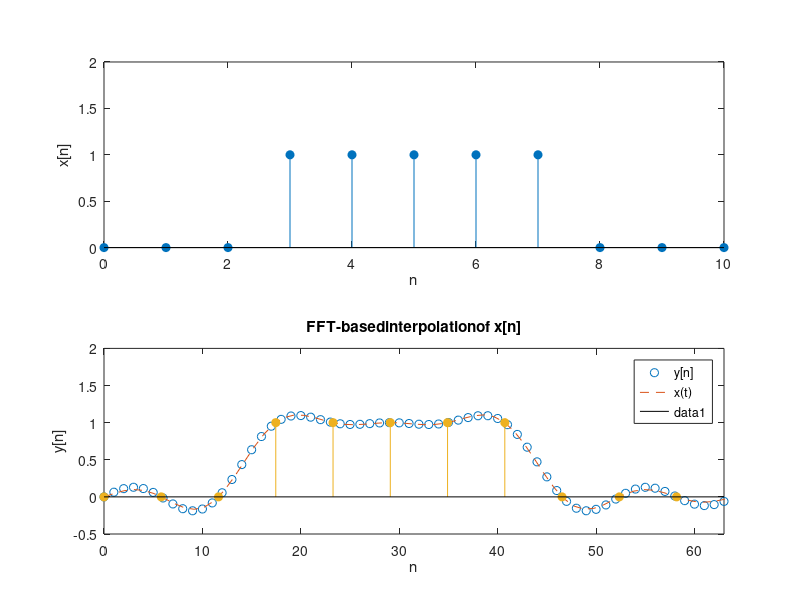

Source code (MATLAB):
N = 11;
M = 64;

n=0:N-1;
x =  (n > N/4 & n < 3*(N-1)/4);


figure(2)

subplot(211)
stem(n,x, 'filled')
xlabel 'n',
ylabel 'x[n]'
axis([0 N-1 0 2])

X = N * fft(x, N);

Y = (M/N) * [X(1:(N-1)/2+1) zeros(1,M-length(X)) X((N-1)/2+2:end)];

y = 1/(N) * ifft(Y, M);

t = linspace(0, N, M);

xt =  sinc(t-3) + sinc(t-4) + sinc(t-5) + sinc(t-6) + sinc(t-7);

subplot(212)

plot(0:length(y)-1,y, 'o', t*(M/N), xt, '--')

legend('y[n]','x(t)')
xlabel 'n',
ylabel 'y[n]'
axis([0 M-1 -0.5 2])
title 'FFT-basedinterpolationof x[n]'

hold on
stem(n*(M/N), x, 'filled')
hold off